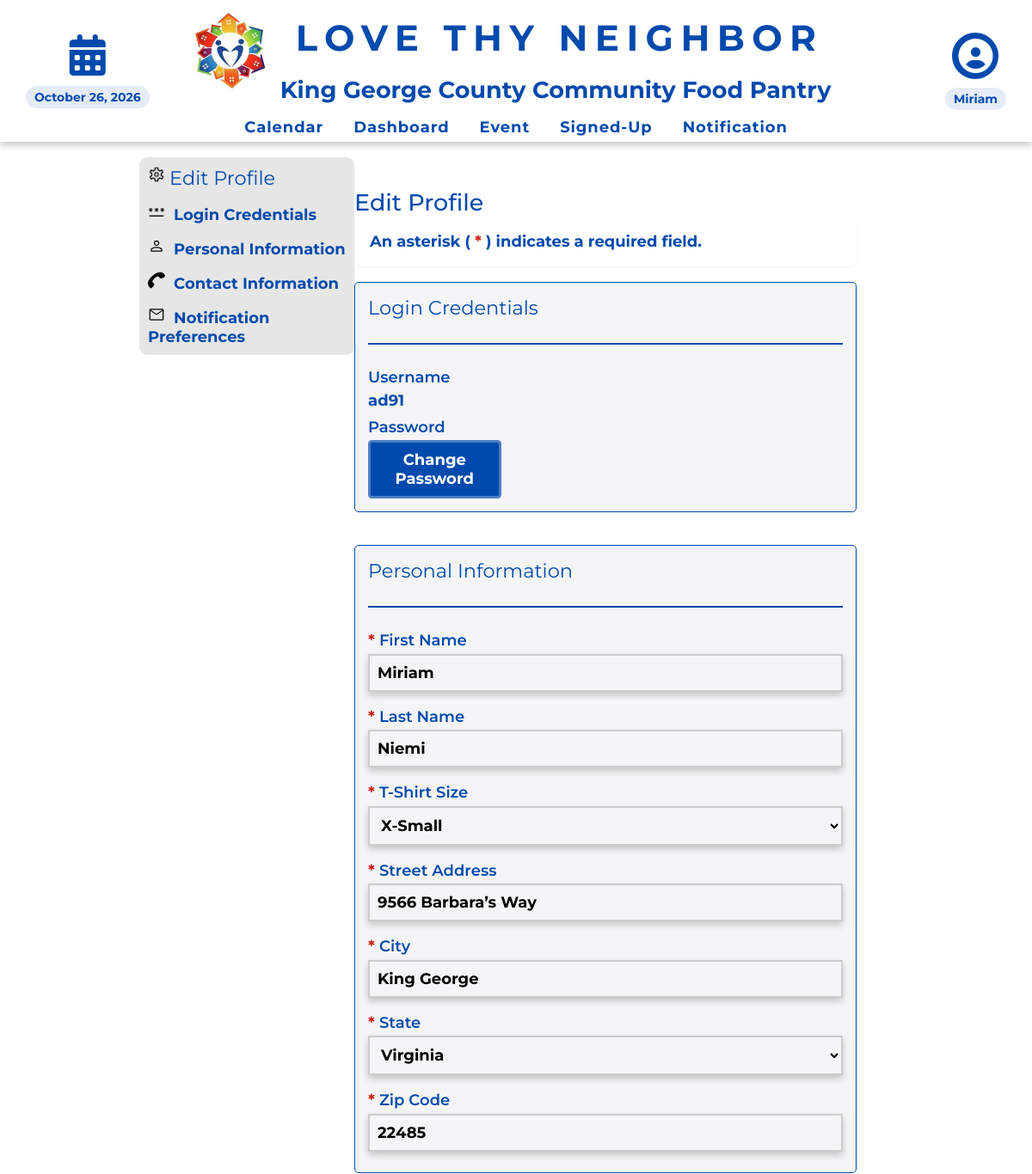
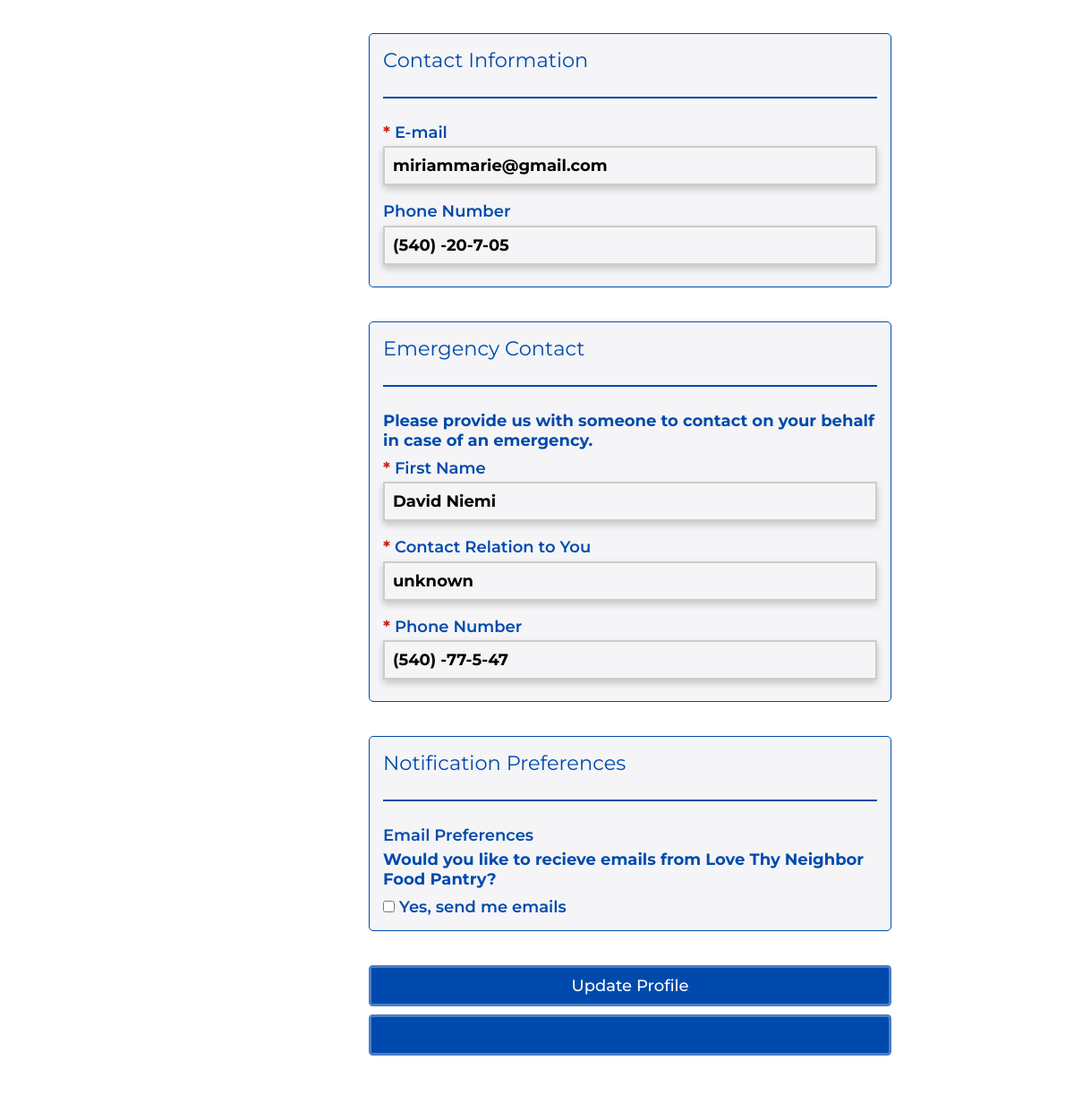
The page /editProfile.php (signed in) on the database its author committed (2 pictures, top to bottom).
### tables this page shows
CREATE TABLE `dbpersons` (
  `id` varchar(256) NOT NULL,
  `first_name` text NOT NULL,
  `last_name` text,
  `phone_number` varchar(16) NOT NULL,
  `email` text,
  `email_prefs` enum('true','false') DEFAULT NULL,
  `birthday` text,
  `t-shirt_size` text,
  `state` varchar(2) DEFAULT NULL,
  `city` text,
  `street_address` text,
  `zip_code` text,
  `emergency_contact_first_name` text,
  `emergency_contact_phone` varchar(16) DEFAULT NULL,
  `emergency_contact_relation` text,
  `archived` tinyint(1) DEFAULT NULL,
  `password` text,
  `contact_num` varchar(255) DEFAULT 'n/a',
  `contact_method` text,
  `type` text,
  `status` text,
  `photo_release` tinyint(1) DEFAULT '0',
  `community_service` tinyint(1) DEFAULT '0',
  `notes` text,
  PRIMARY KEY (`id`)
);

### database/dbPersons.php (called while the page is built, shortened)
<?php
include_once(dirname(__FILE__) . '/../domain/Person.php');
function retrieve_person($id) {
    $con = connect();
    $query = "SELECT * FROM dbpersons WHERE id = ?";
    $stmt = mysqli_prepare($con, $query);
    mysqli_stmt_bind_param($stmt, "s", $id);
    mysqli_stmt_execute($stmt);
    $result = mysqli_stmt_get_result($stmt);
    $result_row = mysqli_fetch_assoc($result);
    $thePerson = make_a_person($result_row);
    return $thePerson;
}
function make_a_person($result_row) {
    $thePerson = new Person(
        $result_row['id'] ?? null,
        $result_row['first_name'] ?? null,
        $result_row['last_name'] ?? null,
        $result_row['phone_number'] ?? null,
        $result_row['email'] ?? null,
        $result_row['email_prefs'] ?? null,
        $result_row['birthday'] ?? null,
        $result_row['t-shirt_size'] ?? null,
        $result_row['state'] ?? null,
        $result_row['city'] ?? null,
        $result_row['street_address'] ?? null,
        $result_row['zip_code'] ?? null,
        $result_row['emergency_contact_first_name'] ?? null,
        $result_row['emergency_contact_phone'] ?? null,
        $result_row['emergency_contact_relation'] ?? null,
        $result_row['archived'] ?? null,
        $result_row['password'] ?? null,
        $result_row['contact_num'] ?? null,
        $result_row['contact_method'] ?? null,
        $result_row['type'] ?? null,
        $result_row['status'] ?? null,
        $result_row['photo_release'] ?? null,
        $result_row['community_service'] ?? null,
        $result_row['notes'] ?? null
    );
    return $thePerson;
}

### domain/Person.php (called while the page is built, shortened)
<?php
class Person {
	private $id;
	private $first_name;
	private $last_name;
	private $phone1;
	private $email;
	private $email_prefs;
	private $t_shirt_size;
	private $state;
	private $city;
	private $street_address;
	private $zip_code;
	private $emergency_contact_first_name;
	private $emergency_contact_phone;
	private $emergency_contact_relation;
	function __construct(
        $id, $first_name, $last_name, $phone1, $email, $email_prefs, $birthday,
		$t_shirt_size, $state, $city, $street_address, $zip_code,
		$emergency_contact_first_name, $emergency_contact_phone, $emergency_contact_relation,
		$archived, $password, $contact_num, $contact_method, $type,
		$status, $photo_release, $community_service, $notes
		) {
        $this->id = $id;
        $this->first_name = $first_name;
        $this->last_name = $last_name;
        $this->phone1 = $phone1;
        $this->email = $email;
        $this->email_prefs = $email_prefs;
        $this->t_shirt_size = $t_shirt_size;
        $this->state = $state;
        $this->city = $city;
        $this->street_address = $street_address;
        $this->zip_code = $zip_code;
        $this->emergency_contact_first_name = $emergency_contact_first_name;
        $this->emergency_contact_phone = $emergency_contact_phone;
        $this->emergency_contact_relation = $emergency_contact_relation;
    }
	function get_id() {
		return $this->id;
	}
	function get_first_name() {
		return $this->first_name;
	}
	function get_last_name() {
		return $this->last_name;
	}
	function get_phone1() {
		return $this->phone1;
	}
	function get_email() {
		return $this->email;
	}
	function get_email_prefs() {
		return $this->email_prefs;
	}
	function get_t_shirt_size() {
		return $this->t_shirt_size;
	}
	function get_state() {
		return $this->state;
	}
	function get_city() {
		return $this->city;
	}
	function get_street_address() {
		return $this->street_address;
	}
	function get_zip_code() {
		return $this->zip_code;
	}
	function get_emergency_contact_first_name() {
		return $this->emergency_contact_first_name;
	}
	function get_emergency_contact_phone() {
		return $this->emergency_contact_phone;
	}
	function get_emergency_contact_relation() {
		return $this->emergency_contact_relation;
	}
}

### include/output.php (called while the page is built, shortened)
<?php
    function hsc($input) {
        return htmlspecialchars($input ?? '');
    }
    function formatPhoneNumber($number) {
        $str = '(' . substr($number, 0, 3) . ') ' . substr($number, 3, 3) . '-' . substr($number, 6, 4);
        return hsc($str);
    }

### profileEditForm.php (the view, shortened to what this page needs)
<?php
    require_once('domain/Person.php');
    require_once('database/dbPersons.php');
    require_once('include/output.php');
    $args = sanitize($_GET);
    if ($_SESSION['access_level'] >= 2 && isset($args['id'])) {
        $id = $args['id'];
        $editingSelf = $id == $_SESSION['_id'];
    } else {
        $editingSelf = true;
        $id = $_SESSION['_id'];
    }
    $person = retrieve_person($id);
?>
<main class="signup-form">
    <div class="sidebar-wrapper">
        <div class="sidebar">
            <div class="sidebar-item">
                <img src="images/settings.png"><h3> Edit Profile</h3>
            </div>
            <div class="sidebar-item">
                <a href="#login">
                    <img src="images/change-password.png"> Login Credentials
                </a>
            </div>
            <div class="sidebar-item">
                <a href="#personal-info">
                    <img src="images/view-profile.svg"> Personal Information
                </a>
            </div>
            <div class="sidebar-item">
                <a href="#contact-info">
                    <img src="images/phone.png"> Contact Information
                </a>
            </div>
            <div class="sidebar-item">
                <a href="#notifs">
                    <img src="images/inbox.svg"> Notification Preferences
                </a>
            </div>
        </div>
    </div>
    <div class="main-content-box">
    <form class="signup-form" method="post">
	<div class="text-center">
          <h2 class="mb-8">Edit <?php if($person->get_access_level() >= 2) { echo "Admin"; } ?> Profile</h2>
            <div class="info-box">
              <p>An asterisk ( <em>*</em> ) indicates a required field.</p>
            </div>
	</div>
        <fieldset class="section-box">
            <h3 class="mt-2" id="login">Login Credentials</h3>
            <div class="blue-div"></div>
            <label>Username</label>
            <p><?php echo $person->get_id() ?></p>
            <label>Password</label>
                <a class="button-signup" href='changePassword.php' style="color: var(--button-font-color); font-weight: bold; width: 28%;">Change Password</a>
        </fieldset>
        <fieldset class="section-box">
            <h3 class="mt-2" id="personal-info">Personal Information</h3>
            <div class="blue-div"></div>
            <label for="first_name"><em>* </em>First Name</label>
            <input type="text" id="first_name" name="first_name" value="<?php echo hsc($person->get_first_name()); ?>" required placeholder="Enter your first name">
            <label for="last_name"><em>* </em>Last Name</label>
            <input type="text" id="last_name" name="last_name" value="<?php echo hsc($person->get_last_name()); ?>" required placeholder="Enter your last name">
            <label for="t-shirt_size"><em>* </em>T-Shirt Size</label>
            <select id="t-shirt_size" name="t-shirt_size" required>
                <option value="x_small" <?php if($person->get_t_shirt_size() == 'x_small') echo 'selected'; ?>>X-Small</option>
            </select>
            <label for="street_address"><em>* </em>Street Address</label>
            <input type="text" id="street_address" name="street_address" value="<?php echo hsc($person->get_street_address()); ?>" required placeholder="Enter your street address">
            <label for="city"><em>* </em>City</label>
            <input type="text" id="city" name="city" value="<?php echo hsc($person->get_city()); ?>" required placeholder="Enter your city">
            <label for="state"><em>* </em>State</label>
            <select id="state" name="state" required>
                <?php
                    $state = $person->get_state();
                    $states = array(
                        'Alabama', 'Alaska', 'Arizona', 'Arkansas', 'California', 'Colorado', 'Connecticut', 'Delaware', 'District Of Columbia', 'Florida', 'Georgia', 'Hawaii', 'Idaho', 'Illinois', 'Indiana', 'Iowa', 'Kansas', 'Kentucky', 'Louisiana', 'Maine', 'Maryland', 'Massachusetts', 'Michigan', 'Minnesota', 'Mississippi', 'Missouri', 'Montana', 'Nebraska', 'Nevada', 'New Hampshire', 'New Jersey', 'New Mexico', 'New York', 'North Carolina', 'North Dakota', 'Ohio', 'Oklahoma', 'Oregon', 'Pennsylvania', 'Rhode Island', 'South Carolina', 'South Dakota', 'Tennessee', 'Texas', 'Utah', 'Vermont', 'Virginia', 'Washington', 'West Virginia', 'Wisconsin', 'Wyoming'
                    );
                    $abbrevs = array(
                        'AL', 'AK', 'AZ', 'AR', 'CA', 'CO', 'CT', 'DE', 'DC', 'FL', 'GA', 'HI', 'ID', 'IL', 'IN', 'IA', 'KS', 'KY', 'LA', 'ME', 'MD', 'MA', 'MI', 'MN', 'MS', 'MO', 'MT', 'NE', 'NV', 'NH', 'NJ', 'NM', 'NY', 'NC', 'ND', 'OH', 'OK', 'OR', 'PA', 'RI', 'SC', 'SD', 'TN', 'TX', 'UT', 'VT', 'VA', 'WA', 'WV', 'WI', 'WY'
                    );
                    $length = count($states);
                    for ($i = 0; $i < $length; $i++) {
                        if ($abbrevs[$i] == $state) {
                            echo '<option value="' . $abbrevs[$i] . '" selected>' . $states[$i] . '</option>';
                        } else {
                            echo '<option value="' . $abbrevs[$i] . '">' . $states[$i] . '</option>';
                        }
                    }
                ?>
            </select>
            <label for="zip_code"><em>* </em>Zip Code</label>
            <input type="text" id="zip_code" name="zip_code" value="<?php echo hsc($person->get_zip_code()); ?>" pattern="[0-9]{5}" title="5-digit zip code" required placeholder="Enter your 5-digit zip code">
        </fieldset>
        <fieldset class="section-box">
            <h3 class="mt-2" id="contact-info">Contact Information</h3>
            <div class="blue-div"></div>
            <label for="email"><em>* </em>E-mail</label>
            <input type="email" id="email" name="email" value="<?php echo hsc($person->get_email()); ?>" required placeholder="Enter your e-mail address">
            <label for="phone1">Phone Number</label>
            <input type="tel" id="phone1" class="phone" name="phone1" value="<?php echo formatPhoneNumber($person->get_phone1()); ?>" pattern="(\D{0,1})\d{3}(\D{0,2})\d{3}(.{0,1})\d{4}" placeholder="Ex. (555) 555-5555">
        </fieldset>
        <fieldset class="section-box">
            <h3 class="mt-2">Emergency Contact</h3>
            <div class="blue-div"></div>
            <p>Please provide us with someone to contact on your behalf in case of an emergency.</p>
            <label for="emergency_contact_first_name" required><em>* </em>First Name</label>
            <input type="text" id="emergency_contact_first_name" name="emergency_contact_first_name" value="<?php echo hsc($person->get_emergency_contact_first_name()); ?>" placeholder="Enter emergency contact name">
            <label for="emergency_contact_relation"><em>* </em>Contact Relation to You</label>
            <input type="text" id="emergency_contact_relation" name="emergency_contact_relation" value="<?php echo hsc($person->get_emergency_contact_relation()); ?>" placeholder="Ex. Spouse, Mother, Father, Sister, Brother, Friend">
            <label for="emergency_contact_phone"><em>* </em>Phone Number</label>
            <input type="tel" id="emergency_contact_phone" class="phone" name="emergency_contact_phone" value="<?php echo formatPhoneNumber($person->get_emergency_contact_phone()); ?>" pattern="(\D{0,1})\d{3}(\D{0,2})\d{3}(.{0,1})\d{4}" placeholder="Ex. (555) 555-5555">
        </fieldset>
        <fieldset class="section-box">
            <h3 class="mt-2" id="notifs">Notification Preferences</h3>
            <div class="blue-div"></div>
            <label>Email Preferences</label>
            <p>Would you like to recieve emails from Love Thy Neighbor Food Pantry?</p>
            <div class="radio-group">
                <div class="radio-element">
                    <input type="checkbox" id="reminders" name="email_prefs" value="reminders" <?php
                    if($person->get_email_prefs() == 'true') { echo 'checked'; } ?> >
                    <label for="reminders">Yes, send me emails</label>
                </div>
            </div>
        </fieldset>
        <input type="submit" name="profile-edit-form" value="Update Profile">
        <?php if ($editingSelf): ?>
            <a class="button cancel" href="viewProfile.php" style="margin-top: -.5rem">Cancel</a>
        <?php else: ?>
            <a class="button cancel" href="viewProfile.php?id=<?php echo htmlspecialchars($_GET['id']) ?>" style="margin-top: -.5rem">Cancel</a>
        <?php endif ?>
    </form>
    </div>
</main>

### rows shown on the page
dbpersons: id "ad91", first_name "Miriam", last_name "Niemi", street_address "9566 Barbara’s Way", city "King George", state "Virginia", zip_code "22485", email "miriammarie@gmail.com", phone1 "(540) -20-7-05", emergency_contact_first_name "David Niemi", emergency_contact_relation "unknown", emergency_contact_phone "(540) -77-5-47"

### other values the page prints
$firstName "Miriam"
